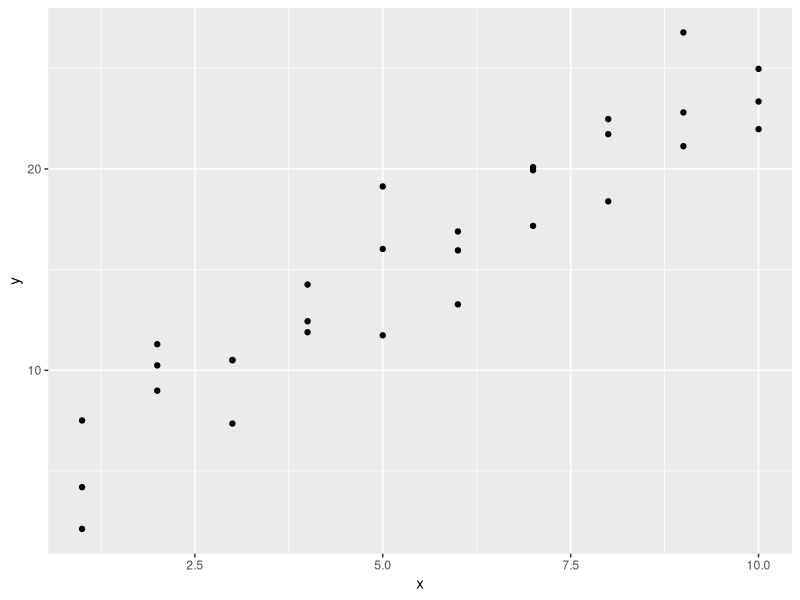
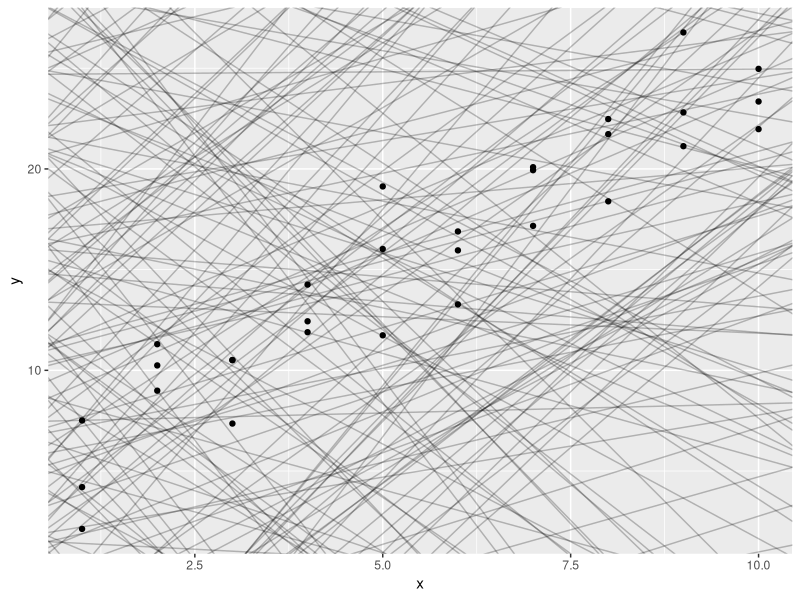
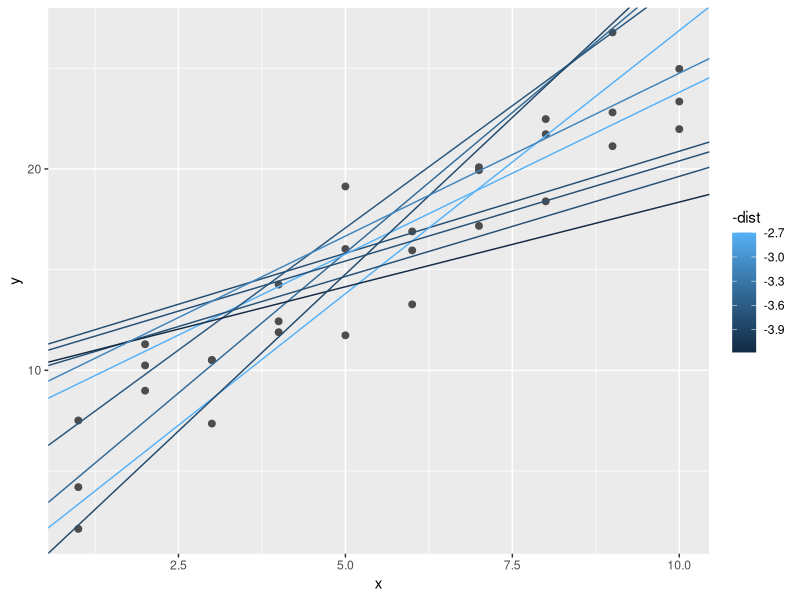
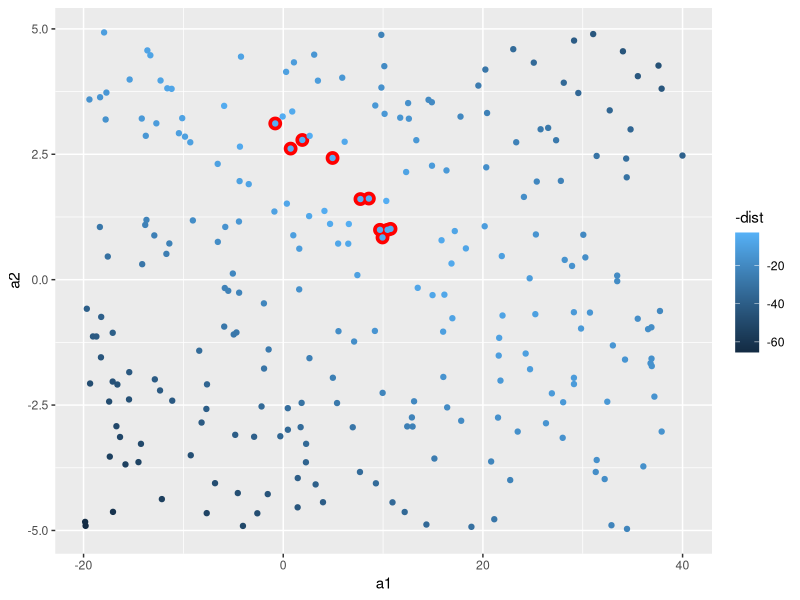
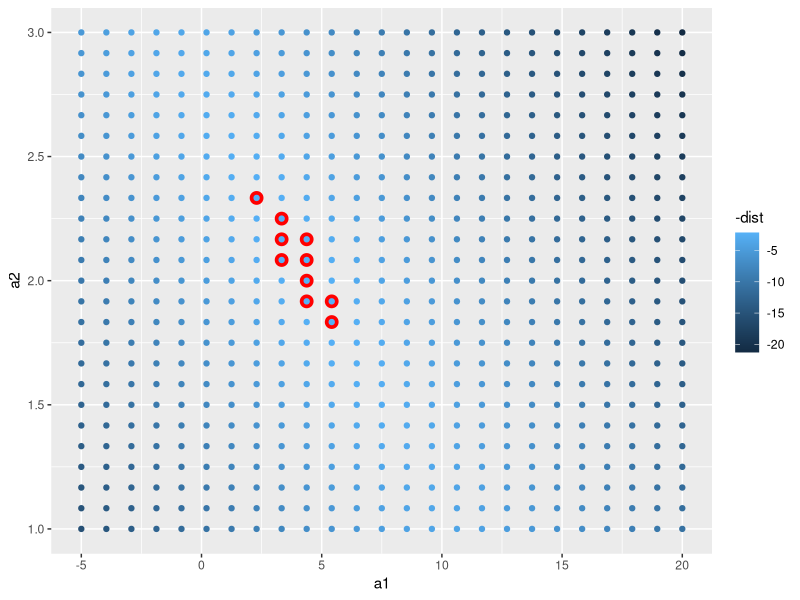
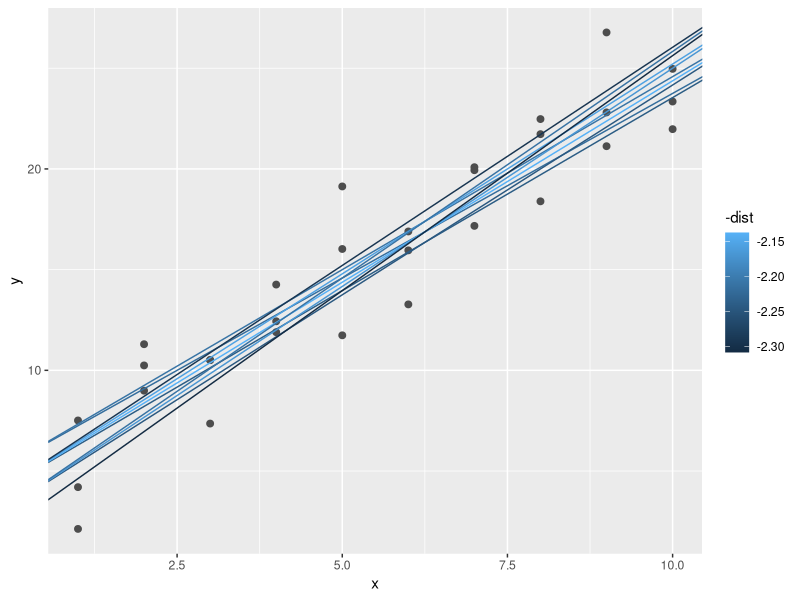
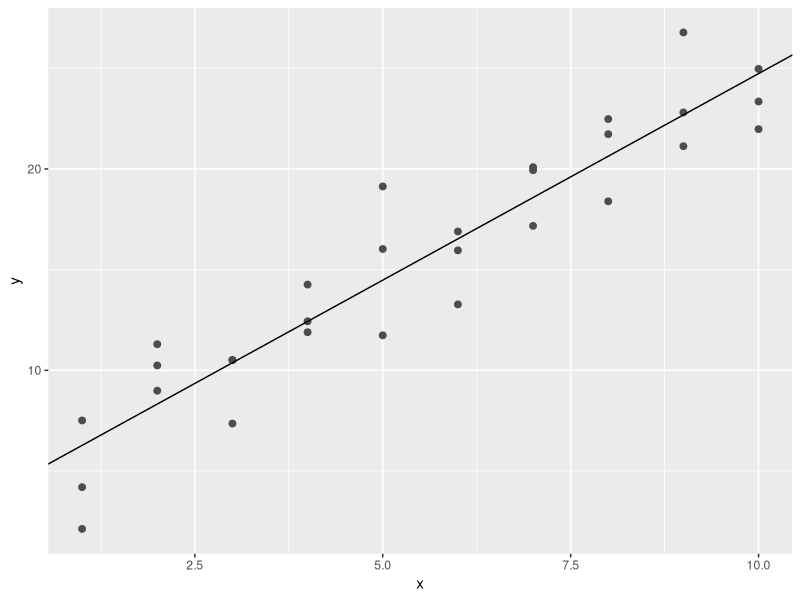
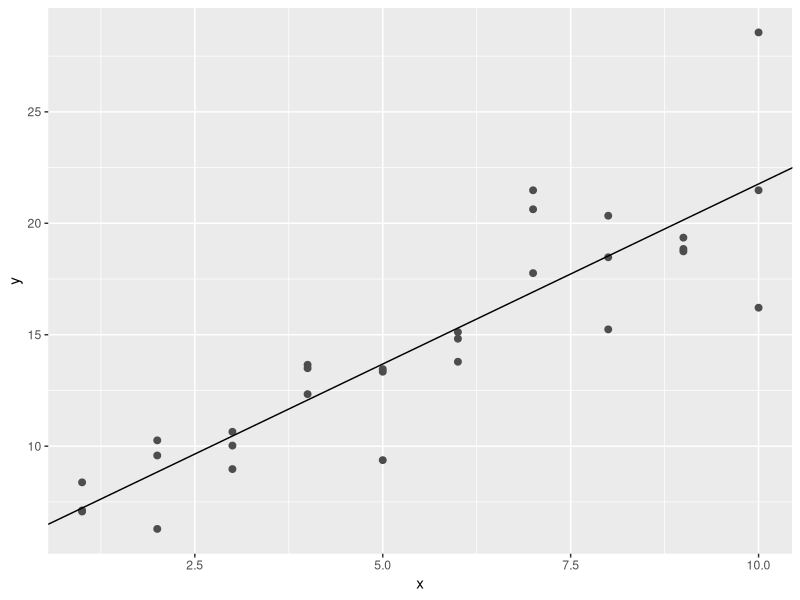

Recreate these plots in R, in order.
# Model

# 22 Introduction

# Now that you are equipped with powerful programming tools we can finally return to modeling.
# You'll use your new tools of data wrangling and programming, to fit many models and understand how they work.
# The focus of this book is on exploration, not confirmation or formal inference.
# But you'll learn a few basic tools that help you understand the variation within your models.

#  /-----------------------------------------------------------------\
#  |                                                                 |
#  |                   /---------------------------\                 |
#  |                   |         --> Visalise -->  |                 |
#  |                   |        |               |  |                 |
#  | Import --> Tidy --|--> Transform           |  |--> Communicate  |
#  |                   |        |               |  |                 |
#  |                   |        <---  Model <---   |                 |
#  |                   \---------------------------/                 |
#  |                   Understand                                    |
#  \-----------------------------------------------------------------/
#  Program

# The goal of a model is to provide a simple low-dimensional summary of a dataset.
# Ideally, the model will capture true "signals" (i.e. patterns generated by the phenomenon of interest),
# and ignore "noise" (i.e. random variation that you're not interested in).
# Here we only cover "predictive" models, which, as the name suggests, generate predictions.
# There is another type of model that we're not going to discuss: "data discovery" models.
# These models don't make predictions, but instead help you discover interesting relationships within your data.
# (These two categories of models are sometimes calles supervised and unsupervised, but I don't think that terminology is particularly illuminating.)

# This book is not going to give you a deep understanding of the mathematical theory that underlies models.
# It will, however, build your intuition about how statistical models work, and give you a family of useful tools 
# that allow you to use models to better understand your data:
# 1. In model basics, you'll learn how models work mechanistically, focussing on the important family of linear models.
#    You'll learn general tools for gaining insight into what a predictive model tells you about your data, 
#    focussing on simple simulated datasets. (https://r4ds.had.co.nz/model-basics.html#model-basics)
# 2. In model building, you'll learn how to use models to pull out known patterns in real data.
#    Once you have recognised an important pattern it's useful to make it explicit in a model, 
#    because then you can more easily see the subtler signals that remain. (https://r4ds.had.co.nz/model-building.html#model-building)
# 3. In many models, you'll learn how to use many simple models to help understand complex datasets.
#    This is a powerful technique, but to access it you'll need to combine modelling and programming tools.
#    (https://r4ds.had.co.nz/many-models.html#many-models)

# These topics are notable because of what they don't include: any tools for quantitatively assessing models.
# That is deliberate: precisely quantifying a model requires a couple of big ideas that we just don't have the space to cover here.
# For now, you'll rely on qualitative assessment and your narural scepticism.
# In Learning more about models, we'll point you to other resources there you can learn more.
# (https://r4ds.had.co.nz/model-building.html#learning-more-about-models)

# 22.1 Hypothesis generation vs. hypothesis confirmation

# In this book, we are going to use models as a tool for exploration, completing the trifecta of the tools for EDA that were introduced in Part 1.
# This is not how models are usually taught, but as you will see, models are an important tool for exploration.
# Traditionally, the focus of modelling is on inference, or for confirming that an hypothesis is true.
# Doing this correctly is not complicated, but it is hard.
# There is a pair of ideas that you must understand in order to do inference correctly:
# 1. Each observation can either be used for exploration or confirmation, not both.
# 2. You can use an observation as many times as you like for exploration, but you can only use it once for confirmation.
#    AS soon as you use an observation twice, you've switched from confirmation to exploration.

# This is necessary because to confirm a hypothesis you must use data independent of the data that you used to generate the hypothesis.
# Otherwise you will be over optimistic. There is absolutely nothing wrong with exploration, 
# but you should never sell an exploratory analysis as a confirmatory analysis because it is fundamentally misleading.

# If you are serious about doing an confirmatory analysis, one approach is to split your data into three pieces befor you begin the analysis:
# 1. 60% of your data goes into a training (or exploration) set.
#    You're allowed to do anything you like with this data: visualise it and fit tons of models to it.
# 2. 20% goes into a query set. You can use this data to compare models or visualisations by hand, 
#    but you're not allowed to use it as part of an automated process.
# 3. 20% is held back for a test set. You can oly use this data ONCE, to test your final model.

# This partitioning allows you to explore the training data, occasionally generating candidate hypotheses that you check with the query set.
# When you are confident you have the right model, you can check it once with the test data.

# (Note that even when doing confirmatory modelling, you will still need to do EDA.
# If you don't do any EDA you will remain blind to the quality problems with your data.)

# ----------------------------------------------------------------------------------------------------------------------------

# 23 Model basics

# 23.1 Introduction

# The goal of a model is to provide a simple low-dimensional summary of a dataset.
# In the context of this book we're going to use models to partition data into patterns and residuals.
# Strong patterns will hide subtler trends, so we'll use models to help peel back layers of structure as we explore a dataset.

# However, before we can start using models on interesting, real, datasets, you need to understand the basics of how models work.
# For that reason, this chapter of the book is unique because it uses only simulated datasets.
# These datasets are very simple, and not at all interesting, but they will help you understand the essence of modelling 
# before you apply the same techniques to real data in the next chapter.

# There are two parts to a model:
# 1. First, you define a family of models that express a precise, but generic, pattern that you want to capture.
#    For example, the pattern might be a straight line, or a quadratic curve.
#    You will express the model family as an equation like y = a_1 * x + a_2 or y = a_1 * x ^ a_2.
#    Here, x and y are known variables from your data, and a_1 and a_2 are parameters that can vary to capture different patterns.
# 2. Next, you generate a fitted model by finding the model from the family that is the closest to your data.
#    This takes the generic model family and makes it specific, like y = 3 * x + 7 or y = 9 * x ^ 2.

# It's important to understand that a fitted model is just the closest model from a family of models.
# That implies that you have the "best" model (according to some criteria); 
# it doesn't imply that you have a good model and it certainly doesn't imply that the model is "true".
# George Box puts this well in his famous aphorism.

# '''
# All models are wrong, but some are useful. 
# '''

# It's worth reading the fuller context of the quote:

# ''' 
# Now it would be very remarkable if any system existing in the real world could be exactly represented by any simple model.
# However, cunningly chosen parsimonious models often do provide remarkably useful approximations.
# For example, the law PV = RT relating pressure P, volume V and temperature T of an "ideal" gas via a constant R is not exactly true for any real gas,
# but it frequently provides a useful approximation and furthermore its structure is informative since it springs from a physical view of the behavior of gas molecules.

# For such a model there is no need to ask the question "Is the model true?". If "truth" is to be the "whole truth" the answer must be "No".
# The only question of interest is "Is the model illuminating and useful?". 
# '''

# The goal of a model is not to uncover truth, but to discover a simple approximation that is still useful.

# 23.1.1 Prerequisites 

# In this chapter we'll use the modelr package which wraps around base R's modelling functions to make them work naturally in a pipe.
library(tidyverse)

library(modelr)
options(na.action = na.warn)

# 23.2 A simple model

# Lets take a look at the simulated dataset sim1, included with the modelr package.
# It contains two continuous variables, x and y. Let's plot them to see how they're related:
ggplot(sim1, aes(x, y)) + 
  geom_point()

# You can see a strong pattern in the data. Let's use a model to capture that pattern and make it explicit.
# It's our job to supply the basic form of the model. In this case, the relationship looks linear, i.e. y = a_0 + a_1 * x.
# Let's start by getting a feel for what models from that family look like by randomly generating a few and overlaying them on the data.
# For this simple case, we can use geom_abline() which takes a slope and intercept as parameters.
# Later on we'll learn more general techniques that work with any model.
models <- tibble(
  a1 = runif(250, -20, 40),
  a2 = runif(250, -5, 5)
)

ggplot(sim1, aes(x, y)) + 
  geom_abline(aes(intercept = a1, slope = a2), data = models, alpha = 1/4) + 
  geom_point()

# There are 250 models on this plot, but a lot are really bad! 
# We need to find the good models by making precise our intuition that a good model is "close" to the data.
# We need a way to quantify the distance between the data and a model.
# Then we can fit the model by finding the value of a_0 and a_1 that generate the model with the smallest distance from this data.

# One easy place to start is to find the vertical distance between each point and the model, as in the following diagram.
# (Note that I've shifted the x values slightly so you can see the individual distance.)

# |                / o
# |           o  /|
# |            /  |
# |      o   /|   |
# |      | /  o   o
# |  o   /o
# |  |o/    
# |  /      
# |/ o
# |
# |_________________________________

# This distance is just the difference between the y value given by the model (the prediction), 
# and the actual y value in the data (the response).

# To compute this distance, we first turn our model family into an R function.
# This takes the model parameters and the data as inputs, and gives values predicted by the model as output:
model1 <- function(a, data) {
  a[1] + data$x * a[2]
}
model1(c(7, 1.5), sim1)

# Next, we need some way to compute an overall distance between the predicted and actual values.
# In other words, the plot above shows 30 distances: how do we collapse that into a single number?

# One commmon way to do this in statistics to use the "root-mean-squared deviation".
# We compute the difference between actual and predicted, square them, average them, and the take the square root.
# This distance has lots of appealing mathematical properties, which we're not going to talk about here.
# You'll just have to take my word for it!
measure_distance <- function(mod, data) {
  diff <- data$y - model1(mod, data)
  sqrt(mean(diff ^ 2))
}
measure_distance(c(7, 1.5), sim1)

# Now we can use purrr to compute the distance for all the models defined above.
# We need a helper function because our distance function expects the model as a numeric vector of length 2.
sim1_dist <- function(a1, a2) {
  measure_distance(c(a1, a2), sim1)
}

models <- models %>% 
  mutate(dist = purrr::map2_dbl(a1, a2, sim1_dist))
models

# Next, let's overlay the 10 best models on to the data. I've coloured the models by -dist:
# this is an easy way to make sure that the best models (i.e. the ones with the smallest distance) get the brighest colours.
ggplot(sim1, aes(x, y)) + 
  geom_point(size = 2, colour = "grey30") +
  geom_abline(
    aes(intercept = a1, slope = a2, colour = -dist),
    data = filter(models, rank(dist) <= 10)
  )

# We can also think about these models as observations, and visualising with a scatterplot of a1 vs a2, again coloured by -dist.
# We can no longer directly see how the model compares to the data, but we can see many models at once.
# Again, I've highlighted the 10 best models, this time by drawing red circles underneath them.
ggplot(models, aes(a1, a2)) + 
  geom_point(data = filter(models, rank(dist) <= 10), size = 4, colour = "red") + 
  geom_point(aes(colour = -dist))

# Instead of trying lots of random models, we could be more systematic and generate an evenly spaced grid of points (this is called a grid search).
# I picked the parameters of the grid roughly by looking at where the best models were in the plot above.
grid <- expand.grid(
  a1 = seq(-5, 20, length = 25),
  a2 = seq(1, 3, length = 25)
  ) %>% 
  mutate(dist = purrr::map2_dbl(a1, a2, sim1_dist))

grid %>% 
  ggplot(aes(a1, a2)) + 
  geom_point(data = filter(grid, rank(dist) <= 10), size = 4, colour = "red") + 
  geom_point(aes(colour = -dist))

# When you overlay the best 10 models back on the original data, they all look pretty good:
ggplot(sim1, aes(x, y)) +
  geom_point(size = 2, colour = "grey30") +
  geom_abline(
    aes(intercept = a1, slope = a2, colour = -dist),
    data = filter(grid, rank(dist) <= 10)
  )

# You could imagine iteratively making the grid finer and finer until you narrowed in on the best model.
# But there's a better way to tackle that problem: a numerical minimisation tool called Newton-Raphson search.
# The intuition of Newton-Raphson is pretty simple: you pick a starting point and look around for the steepest slope.
# You then ski down that slope a little way, and then repeat again and again, until you can't go any lower.
# In R, we can do that with optim():
best <- optim(c(0,0), measure_distance, data = sim1)
best$par

ggplot(sim1, aes(x, y)) + 
  geom_point(size = 2, colour = "grey30") + 
  geom_abline(intercept = best$par[1], slope = best$par[2])

# Don't worry too much about the details of how optim() works. It's the intuition that's important here.
# If you have a function that defines the distance between a model and a dataset, 
# an algorithm that can minimise that distance by modifying the paraeters of the model, you can find the best model.
# The neat thing about this approach is that it will work for any family of models that you can write an equation for.

# There's one more approach that we can use for this model, because it's a special case of a broader family: linear models.
# A linear model has the general form y = a_1 + a_2 * x_1 + a_3 * x_2 + ... + a_n * x_(n -1).
# So this simple model is equivalent to a general linear model where n is 2 and x_1 is x.
# R has a tool specifically designed for fitting linear models called lm().
# lm() has a special way to specify the model family: formulas.
# Formulas look like y ~ x, which lm() will translate to a function like y = a_1 + a_2 * x.
# We can fit the model and look at the output:
sim1_mod <- lm(y ~ x, data = sim1)
coef(sim1_mod)

# These are exactly the same values we got with optim()! 
# Behind the scenes lm() doesn't use optim() but instead takes advantage of the mathematical structure of linear models.
# Using some connections between geometry, calculus, and linear algebra, lm() actually finds the closest model in a single step,
# using a sophisticated algorithm. This approach is both faster, and guarantees that there is a global minimum.

# 23.2.1 Exercises

# 1. One downside of the linear model is that it is sensitive to unusual values because the distance incorporates a squared term.
#    Fit a linear model to the simulated data below, and visualise the results.
#    Rerun a few times to generate different simulated datasets. What do you notice about the model?
sim1a <- tibble(
  x = rep(1:10, each = 3),
  y = x * 1.5 + 6 + rt(length(x), df = 2)
)

sim1a_mod <- lm(y ~ x, data = sim1a)

ggplot(sim1a, aes(x, y)) +
  geom_point(size = 2, colour = "grey30") + 
  geom_abline(intercept = sim1a_mod$coefficients[1], slope = sim1a_mod$coefficients[2])

# 2. One way to make linear models more robust is to use a different distance measure.
#    For example, instead of root-mean-squared distance, you could use mean-absolute distance:
measure_distance <- function(mod, data) {
  diff <- data$y - model1(mod, data)
  mean(abs(diff))
}
#    Use optim() to fit this model to the simulated data above and compare it to the linear model.
model2 <- function(a, data) {
  a[1] + data$x * a[2]
}
model2(c(7, 1.5), sim1)

measure_distance2 <- function(mod, data) {
  diff <- data$y - model2(mod, data)
  mean(abs(diff))
}
measure_distance2(c(7, 1.5), sim1)

best2 <- optim(c(0,0), measure_distance2, data = sim1)
best2$par

# 3. One challenge with performing numerical optimisation is that it's only guaranteed to find one local optimum. 
#    What's the problem with optimising a three parameter model like this?
model1 <- function(a, data) {
  a[1] + data$x * a[2] + a[3]
}

measure_distance1 <- function(mod, data) {
  diff <- data$y - model1(mod, data)
  mean(abs(diff))
}

best3 <- optim(c(0,0,0), measure_distance2, data = sim1)
best3$par

# 23.3 Visualising models

# For simple models, like the one above, you can figure out what pattern the captures by carefully studying the model family and fitted coefficients. 
# And if you ever take a statisitcs course on modelling, you're likely to spend a lot of time doing just that.
# Here, however, we're going to take a different tack.
# We're going to focus on understanding a model by looking at its predictions.
# This has a big advantage: every type of predictive model makes predictions (otherwiese what use would it be?) 
# so we can use the same set of techniques to understand any type of predictive model.

# It's also useful to see what the model doesn't capture, the so-called residuals which are left after subtracting the predicitions from the data.
# Residuals are powerful because they allow us to use models to remove striking patterns so we can study the subtler trends that remain.

# 23.3.1 Pridicions

# To visualise the predictions from a model, we start by generating an evenly spaced grid of values that covers the region where our data lies.
# The easiest way to do that is to use modelr::data_grid().
# Its first argument is a data frame, and for each subsequent argument it finds the unique variables and then generates all combinations:
grid <- sim1 %>% 
  data_grid(x)
grid

# (This will get more interesting when we start to add more varuables to our model.)

# Next we add predictions. We'll use modelr::predictions() which takes a data frame and a model.
# It adds the predictions from the model to a new column in the data frame:
grid <- grid %>% 
  add_predictions(sim1_mod)
grid

# Next, we plot predictions. You might wonder about all this ectra work compared to just using geom_abline().
# But the advantage of this approach is that it will work with any model in R, from the simplest to the most complex.
# You're only limited by your visualisation skills.
# For more ideas about how to visualise more complex model types, you might try http://viata.had.co.nz/papers/model-vis.html.
ggplot(sim1, aes(x)) + 
  geom_point(aes(y = y)) + 
  geom_line(aes(y = pred), data = grid, colour = "red", size = 1)

# 23.3.2 Residuals 

# The flip-side of predictions are residuals. This predictions tells you the pattern that the model has captured, and the residuals tell you what the model has missed.
# The resifuals are just the distances between the observe and predicted values that we computed above.

# We add residuals to the data with add_residuals(), which works much like add_predictions().
# Note, however, that we use the original dataset, not a manufacutred grid.
# This is because to compute residuals we need actual y values.
sim1 <- sim1 %>% 
  add_residuals(sim1_mod)
sim1

# There are a few different ways to understand what the residuals tell us about the model.
# One way is to simply draw a frequency polygon to help us understand the spread of the residuals:
ggplot(sim1, aes(resid)) + 
  geom_freqpoly(binwidth = 0.5)

# This helps you calibrate the quality of the model: how far away are the predictions from the observed values?
# Note that the average of the residual will always be 0.

# You'll often want to recreate plots using the residuals instead of the original predictor. You'll see a lot of that in the next chapter.







# ----------------------------------------------------------------------------------------------------------------------------